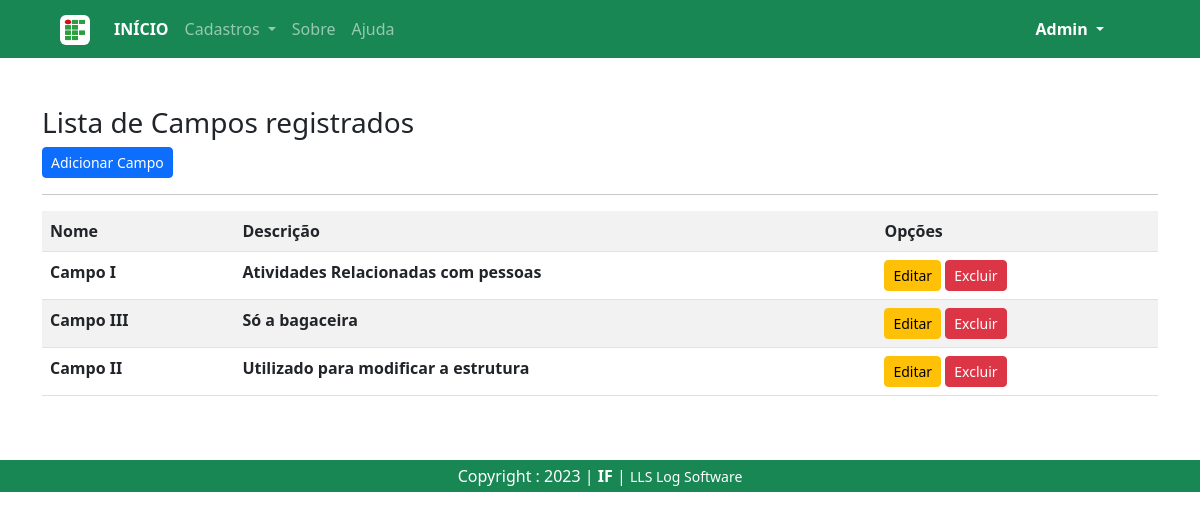
The page /listar/campos/ (signed in) on the database as committed earlier.
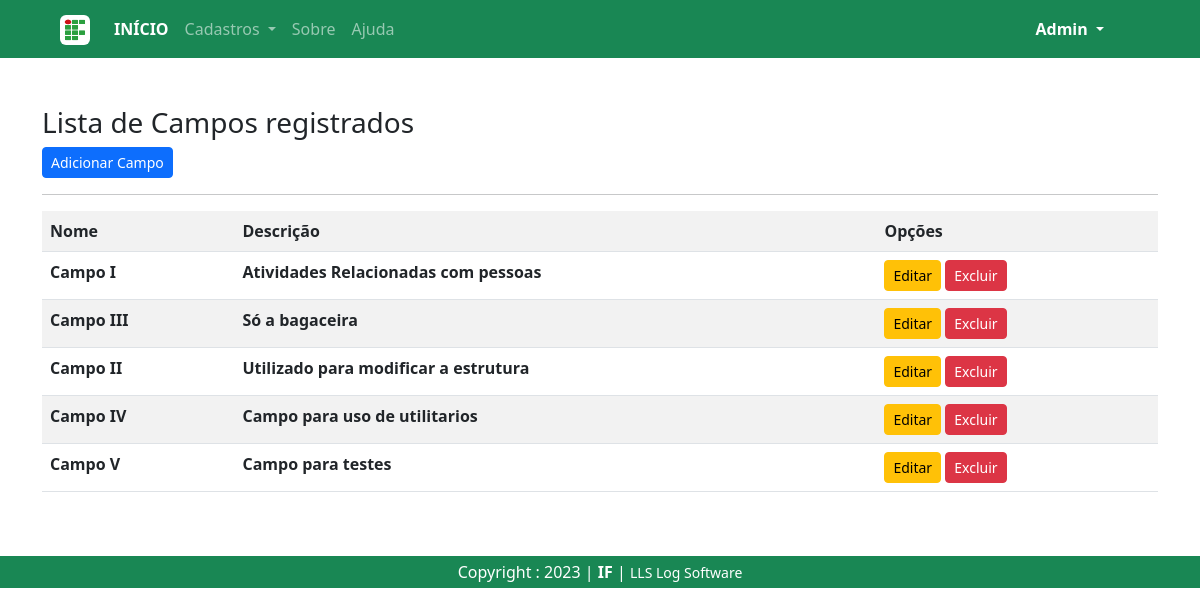
The same page on the database as committed later.
### cadastros/models.py (models this page shows, shortened)
class Campo(models.Model):
    nome = models.CharField(max_length=50)
    descricao = models.CharField(max_length=150, verbose_name="Descrição")

### cadastros/views.py (the view)
# urls.py: path('listar/campos/', CampoList.as_view(), name="listar-campo"),
class CampoList(LoginRequiredMixin, ListView):
    login_url = reverse_lazy('login')
    model = Campo
    template_name = 'cadastros/listas/campo.html'

### cadastros/templates/cadastros/listas/campo.html (shortened to what this page needs)
{% extends 'paginas/modelo.html' %}
{% load static %}
{% block conteudo %}
<h3>Lista de Campos registrados</h3>
<a href="{% url 'cadastrar-campo' %}" class="btn btn-primary btn-sm">Adicionar Campo</a>
<hr>
<div class="table-responsive">
    <table class="table table-striped">
        <tr>
            <th>Nome</th>
            <th>Descrição</th>
            <th>Opções</th>
        </tr>
        {% for campo in object_list %}
        <tr>
            <th>{{ campo.nome }}</th>
            <th>{{ campo.descricao }}</th>
            <th>
                <a href="{% url 'editar-campo' campo.pk %}" class="btn btn-warning btn-sm" title="Editar">Editar</a>
                <a href="{% url 'excluir-campo' campo.pk %}" class="btn btn-danger btn-sm" title="Excluir">Excluir</a>
            </th>
        </tr>
        {% empty %}
        <tr>
            <th colspan="3">Nenhum campo registrado.</th>
        </tr>
        {% endfor %}
    </table>
</div>
{% endblock conteudo %}

Rows that differ between the two databases and show on the page:
added Campo: nome "Campo IV", descricao "Campo para uso de utilitarios"
added Campo: nome "Campo V", descricao "Campo para testes"
